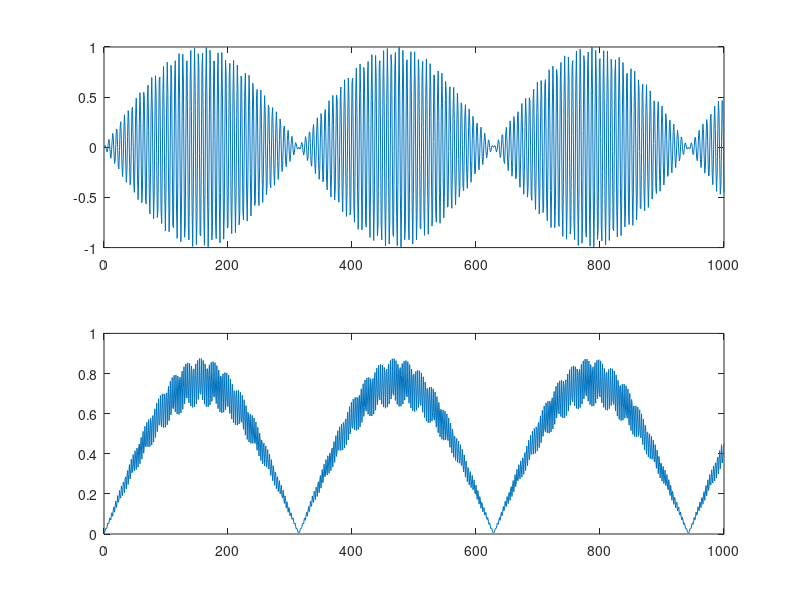

MATLAB code for this plot: (Note: this script raises an error after producing the figure.)

close all


% make a time series with obviously varying variation over time
t = 0:1000;
y = sin(t).*sin(t/100);
figure; subplot(2,1,1); plot(t, y);

rollingSTD = movstd(y, 5);
subplot(2,1,2); plot(t, rollingSTD);

subjectID = 'TOME_3003';
runName = 'rfMRI_REST_AP_Run1';
[~, unconvolvedCovariates] = makeEyeSignalCovariates(subjectID, runName);

figure; subplot(3,1,1); plot(covariates.timebase, unconvolvedCovariates.pupilDiameter);
rollingSTD = movstd(unconvolvedCovariates.pupilDiameter, 10000, 'omitnan');
subplot(3,1,2); plot(covariates.timebase, rollingSTD);
subplot(3,1,3); plot(covariates.timebase, unconvolvedCovariates.rectifiedPupilChange);
